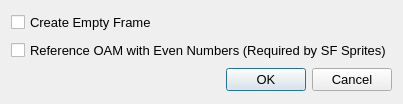
<?xml version="1.0" encoding="UTF-8"?>
<ui version="4.0">
 <class>BuildOptionDialog</class>
 <widget class="QDialog" name="BuildOptionDialog">
  <property name="windowModality">
   <enum>Qt::ApplicationModal</enum>
  </property>
  <property name="geometry">
   <rect>
    <x>0</x>
    <y>0</y>
    <width>397</width>
    <height>104</height>
   </rect>
  </property>
  <property name="font">
   <font>
    <pointsize>10</pointsize>
   </font>
  </property>
  <property name="windowTitle">
   <string>Build Options</string>
  </property>
  <layout class="QVBoxLayout" name="verticalLayout">
   <item>
    <widget class="QCheckBox" name="CB_EmptyFrame">
     <property name="text">
      <string>Create Empty Frame</string>
     </property>
    </widget>
   </item>
   <item>
    <widget class="QCheckBox" name="CB_EvenOAM">
     <property name="text">
      <string>Reference OAM with Even Numbers (Required by SF Sprites)</string>
     </property>
    </widget>
   </item>
   <item>
    <widget class="QDialogButtonBox" name="buttonBox">
     <property name="orientation">
      <enum>Qt::Horizontal</enum>
     </property>
     <property name="standardButtons">
      <set>QDialogButtonBox::Cancel|QDialogButtonBox::Ok</set>
     </property>
    </widget>
   </item>
  </layout>
 </widget>
 <resources/>
 <connections>
  <connection>
   <sender>buttonBox</sender>
   <signal>accepted()</signal>
   <receiver>BuildOptionDialog</receiver>
   <slot>accept()</slot>
   <hints>
    <hint type="sourcelabel">
     <x>248</x>
     <y>254</y>
    </hint>
    <hint type="destinationlabel">
     <x>157</x>
     <y>274</y>
    </hint>
   </hints>
  </connection>
  <connection>
   <sender>buttonBox</sender>
   <signal>rejected()</signal>
   <receiver>BuildOptionDialog</receiver>
   <slot>reject()</slot>
   <hints>
    <hint type="sourcelabel">
     <x>316</x>
     <y>260</y>
    </hint>
    <hint type="destinationlabel">
     <x>286</x>
     <y>274</y>
    </hint>
   </hints>
  </connection>
 </connections>
</ui>
